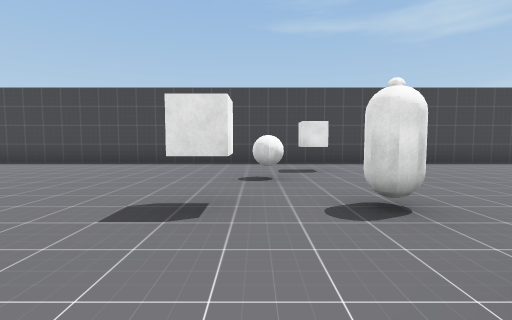
[1] (above)

12 first-person views from a walk through a 3-D level made in the Unity game engine. The camera is 1.2 m above the floor, tilts 4° down and sees 85° across. The floor is counted in squares, 2 m on a side. Each view is taken from the middle of a square. On the plan, view 1 faces up. The plan holds only what a view shows up to about 9 squares ahead; the rest is blank. The place goes on beyond the plan. The player character is not drawn.

[2]
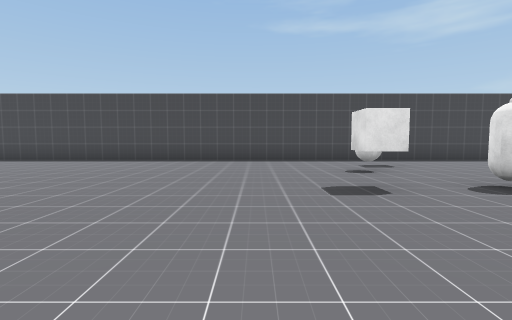

[3]
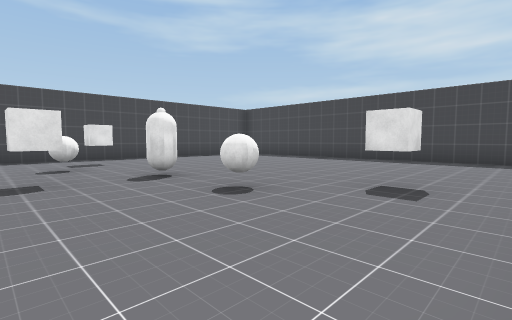

[4]
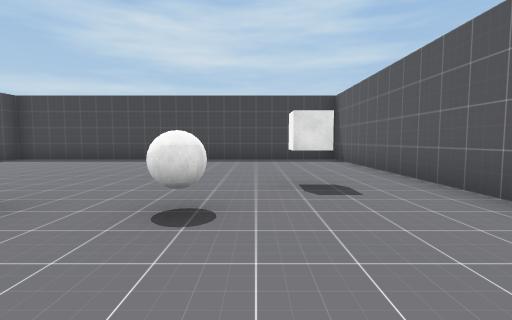

[5]
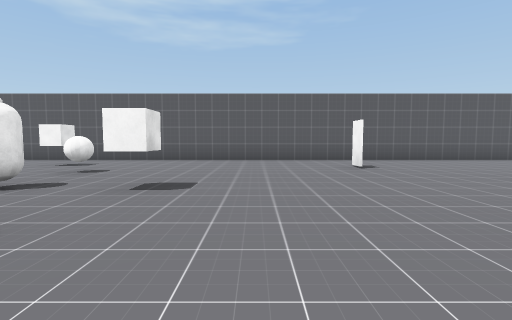

[6]
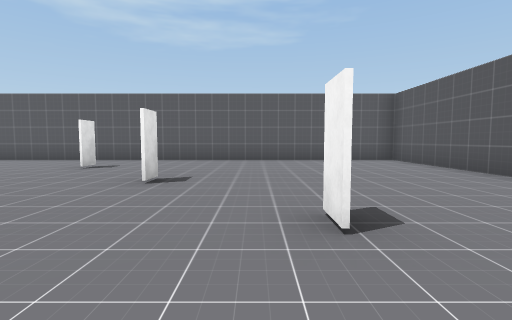

[7]
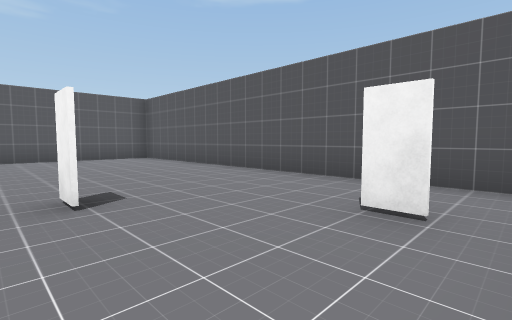

[8]
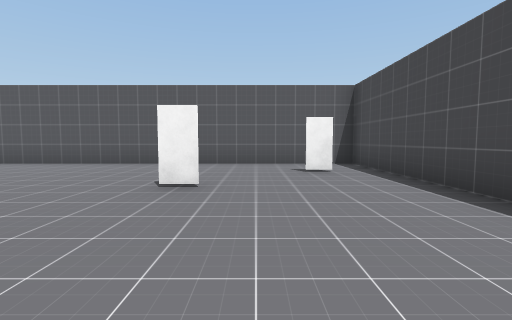

[9]
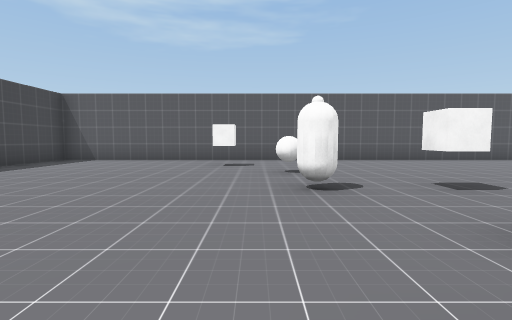

[10]
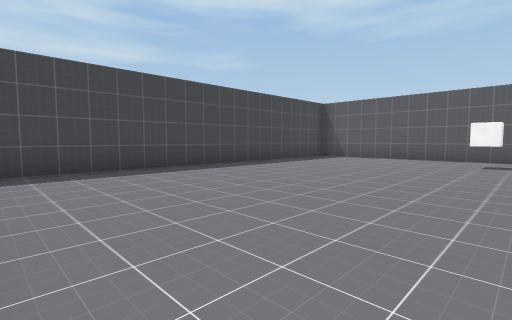

[11]
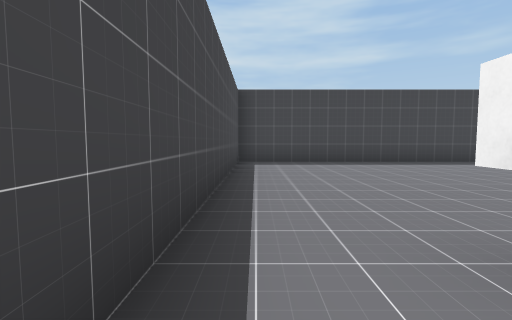

[12]
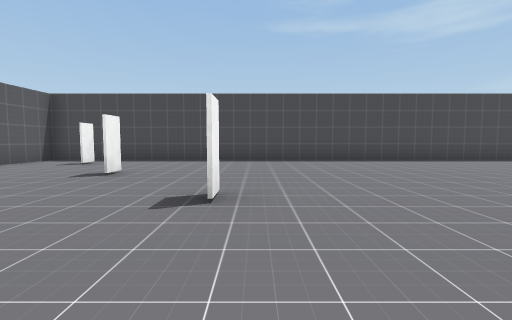

### Floor plan
Points are (right, up) in squares from view 1. A wall is a line through its corners. A room is listed if a view was taken in it or the views show most of it. See-through windows are left out.
Room 1 (views 1, 2, 3, 4, 5, 6, 7, 8, 9, 10, 11, 12)
walls: (-4.2, 0.1) (-4.2, -0.5); (-4.3, -0.5) (-4.3, 0.1); (-6.4, 2.2) (-6.4, 1.6); (-6.5, 1.6) (-6.5, 2.2); (-8.5, 4.4) (-8.5, 3.8); (-10.3, 6.5) (-10.3, 5.9); (7.8, -2.5) (7.8, 7.5) (-12.2, 7.5) (-12.2, -2.5) (7.8, -2.5)
objects: other object (0, 2); other object (0, 4); other object (1, 1); other object (1, 2); other object (1, 6); other object (3, -1)

Positions as (right, up) in squares from view 1, and headings:
1: (0, 0), facing up
2: (-2, -1), facing up
3: (-1, -2), facing up-right
4: (-1, 0), facing right
5: (-2, 6), facing down
6: (-8, 6), facing down
7: (-8, 7), facing down-left
8: (-5, 5), facing left
9: (2, 6), facing down
10: (2, 7), facing down-right
11: (0, 7), facing right
12: (-6, -1), facing up
